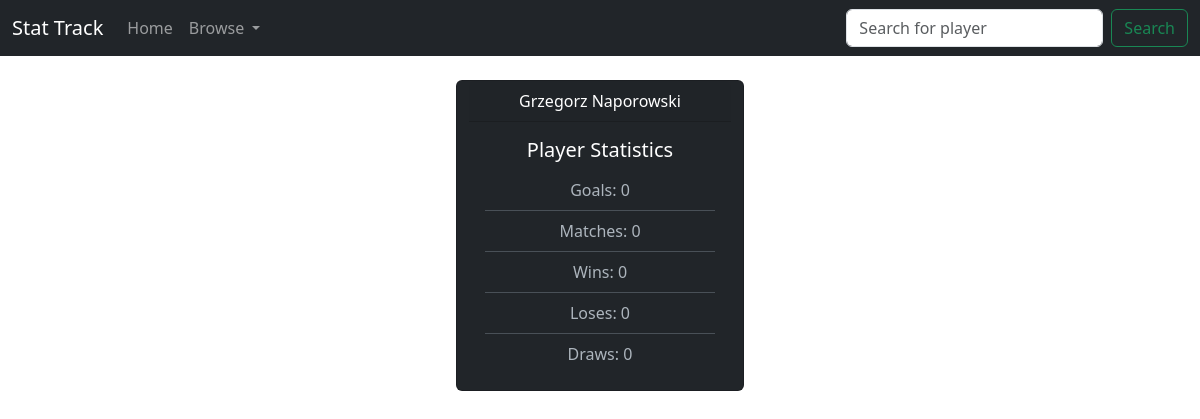
The app's page /player/11/ with its own data.
### stat_track/models.py (models this page shows, shortened)
class Player(models.Model):
    first_name = models.CharField(max_length = 16)
    last_name = models.CharField(max_length = 16)
    def get_player_matches_played(self):
        matches_played = Stat.objects.filter(player=self).count()
        return matches_played
    def get_player_goals(self):
        goals_queryset = Stat.objects.filter(player=self).values_list('goals')
        total_goals = goals_queryset.aggregate(Sum('goals'))['goals__sum']
        if total_goals:
            return total_goals
        else:
            return 0
    def get_player_wins(self):
        stats = Stat.objects.filter(player=self)
        wins = 0
        for stat in stats:
            if stat.win == True:
                wins += 1
        return wins
    def get_player_loses(self):
        stats = Stat.objects.filter(player=self)
        loses = 0
        for stat in stats:
            if stat.win == False:
                loses += 1
        return loses
    def get_player_draws(self):
        stats = Stat.objects.filter(player=self)
        draws = 0
        for stat in stats:
            if stat.win == "Draw":
                draws += 1
        return draws
    get_player_matches_played.short_description = 'Matches'
    get_player_goals.short_description = 'Goals'
    get_player_wins.short_description = 'Wins'
    get_player_loses.short_description = 'Loses'
    get_player_draws.short_description = 'Draws'

### stat_track/views.py (the view)
# urls.py: path('player/<int:player_id>/', views.player_stats, name="player_stats"),
def player_stats(request, player_id):
    player = get_object_or_404(Player, pk=player_id)
    return render(request, "stat_track/player.html", {"player": player})

### stat_track/templates/stat_track/player.html (shortened to what this page needs)
{% extends "./base.html" %}
{% block content %}
<!DOCTYPE html>
    <div class="card text-bg-dark mb-3 container text-center" style="max-width: 18rem;">
        <div class="card-header">{{ player.first_name }} {{ player.last_name }}</div>
        <div class="card-body">
          <h5 class="card-title">Player Statistics</h5>
          <ul class="list-group list-group-flush" data-bs-theme="dark">
            <li class="list-group-item">Goals: {{ player.get_player_goals }}</li>
            <li class="list-group-item">Matches: {{ player.get_player_matches_played }}</li>
            <li class="list-group-item">Wins: {{ player.get_player_wins }}</li>
            <li class="list-group-item">Loses: {{ player.get_player_loses }}</li>
            <li class="list-group-item">Draws: {{ player.get_player_draws }}</li>
          </ul>
        </div>
      </div>
{% endblock %}

### records on screen
Player: first_name "Grzegorz", last_name "Naporowski", get_player_goals "0", get_player_matches_played "0", get_player_wins "0", get_player_loses "0", get_player_draws "0"
